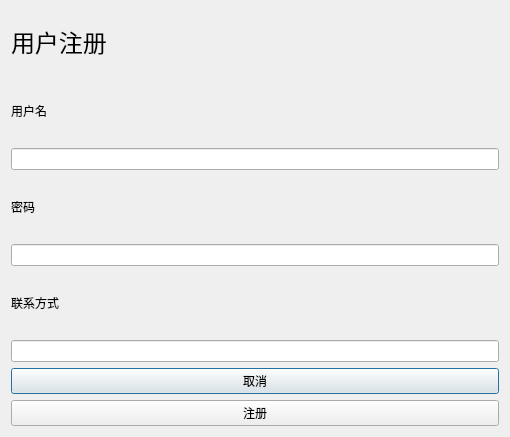
<?xml version="1.0" encoding="UTF-8"?>
<ui version="4.0">
 <class>Dialog</class>
 <widget class="QDialog" name="Dialog">
  <property name="geometry">
   <rect>
    <x>0</x>
    <y>0</y>
    <width>510</width>
    <height>437</height>
   </rect>
  </property>
  <property name="windowTitle">
   <string>Dialog</string>
  </property>
  <layout class="QVBoxLayout" name="verticalLayout">
   <item>
    <widget class="QLabel" name="label">
     <property name="font">
      <font>
       <family>宋体</family>
       <pointsize>18</pointsize>
      </font>
     </property>
     <property name="text">
      <string>用户注册</string>
     </property>
    </widget>
   </item>
   <item>
    <widget class="QLabel" name="label_2">
     <property name="font">
      <font>
       <family>宋体</family>
       <pointsize>9</pointsize>
      </font>
     </property>
     <property name="text">
      <string>用户名</string>
     </property>
    </widget>
   </item>
   <item>
    <widget class="QLineEdit" name="user_name"/>
   </item>
   <item>
    <widget class="QLabel" name="label_3">
     <property name="font">
      <font>
       <family>宋体</family>
       <pointsize>9</pointsize>
      </font>
     </property>
     <property name="text">
      <string>密码</string>
     </property>
    </widget>
   </item>
   <item>
    <widget class="QLineEdit" name="password"/>
   </item>
   <item>
    <widget class="QLabel" name="label_5">
     <property name="font">
      <font>
       <family>宋体</family>
       <pointsize>9</pointsize>
      </font>
     </property>
     <property name="text">
      <string>联系方式</string>
     </property>
    </widget>
   </item>
   <item>
    <widget class="QLineEdit" name="tel"/>
   </item>
   <item>
    <widget class="QPushButton" name="cancel">
     <property name="styleSheet">
      <string notr="true">font: 9pt &quot;宋体&quot;;
</string>
     </property>
     <property name="text">
      <string>取消</string>
     </property>
    </widget>
   </item>
   <item>
    <widget class="QPushButton" name="register_2">
     <property name="text">
      <string>注册</string>
     </property>
    </widget>
   </item>
  </layout>
 </widget>
 <resources/>
 <connections/>
</ui>
